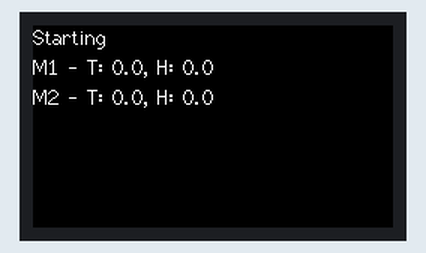
A sketch run on a simulated ESP32. Parts: 240×135 colour display. Random numbers use the default seed unless the sketch sets one; what the sketch prints to the serial monitor is not drawn.

Above: at 0.3 s.

The sketch:

stick28code.ino
```cpp
// /*
//   Rui Santos
//   Complete project details at https://RandomNerdTutorials.com/esp-now-two-way-communication-esp32/

//   Permission is hereby granted, free of charge, to any person obtaining a copy
//   of this software and associated documentation files.

//   The above copyright notice and this permission notice shall be included in all
//   copies or substantial portions of the Software.
// */

#include <esp_now.h>
#include <WiFi.h>
#include <M5StickCPlus.h>
#include <Wire.h>

//MAC of sticks to send data to
uint8_t broadcastAddress[][6] = {
  {0x4C,0x75,0x25,0xCB,0x94,0xAC}, //17
  {0x4C,0x75,0x25,0xCB,0x8A,0x28}  //23
};

// Define variables to store M5Stick readings to be sent
float temperature;
float humidity;

// Define variables to store incoming readings
float incomingTemp;
float incomingHumidity;

// Variable to store if sending data was successful
String success;

//Structure example to send data
//Must match the receiver structure
typedef struct struct_message {
    float temp;
    float humidity;
} struct_message;

// Create a struct_message called SensorReadings to hold sensor readings
struct_message SensorReadings;

// Get the count of the array broadcastAddress
int numberOfSticks = sizeof(broadcastAddress) / sizeof(broadcastAddress[0]);

// Declare a pointer to hold incoming sensor readings
struct_message* incomingReadings;

esp_now_peer_info_t peerInfo;

// Callback when data is sent
void OnDataSent(const uint8_t *mac_addr, esp_now_send_status_t status) {
  Serial.print("\r\nLast Packet Send Status:\t");
  Serial.println(status == ESP_NOW_SEND_SUCCESS ? "Delivery Success" : "Delivery Fail");
  if (status == 0){
    success = "Delivery Success :)";
  }
  else{
    success = "Delivery Fail :(";
  }
}

// Callback when data is received
void OnDataRecv(const uint8_t * mac, const uint8_t *incomingData, int len) {
  // Determine which M5Stick sent the data
  int stickIndex = -1;
  for (int i = 0; i < numberOfSticks; i++) {
    if (memcmp(mac, broadcastAddress[i], 6) == 0) {
      stickIndex = i;
      break;
    }
  }

  // If the MAC address matches one of the M5Sticks, store the data in the corresponding slot
  if (stickIndex != -1) {
    memcpy(&incomingReadings[stickIndex], incomingData, sizeof(struct_message));
    Serial.print("Data received from M5Stick ");
    Serial.print(stickIndex + 1);
    Serial.print(": Temperature = ");
    Serial.print(incomingReadings[stickIndex].temp);
    Serial.print(" °C, Humidity = ");
    Serial.print(incomingReadings[stickIndex].humidity);
    Serial.println("%");
  }
}

void setup() {
  // Allocate memory for incomingReadings based on the number of sticks
  incomingReadings = new struct_message[numberOfSticks];

  // Init Serial Monitor
  Serial.begin(115200);

  M5.begin();

  int x = M5.IMU.Init(); //return 0 is ok, return -1 is unknown
  if(x!=0)
    Serial.println("IMU initialisation fail!");

  M5.Lcd.setRotation(3);
  M5.Lcd.fillScreen(BLACK);
  M5.Lcd.setCursor(0, 0, 2);
  M5.Lcd.printf("Starting", 0);

  // Set device as a Wi-Fi Station
  WiFi.mode(WIFI_STA);

  // Init ESP-NOW
  if (esp_now_init() != ESP_OK) {
    Serial.println("Error initializing ESP-NOW");
    return;
  }

  // Once ESPNow is successfully Init, we will register for Send CB to
  // get the status of Transmitted packet
  esp_now_register_send_cb(OnDataSent);

  // Register all peers
  for (int i = 0; i < numberOfSticks; i++) {
    memcpy(peerInfo.peer_addr, broadcastAddress[i], 6);
    peerInfo.channel = 0;
    peerInfo.encrypt = false;

    // Add peer
    if (esp_now_add_peer(&peerInfo) != ESP_OK){
      Serial.println("Failed to add peer");
      return;
    } else {
      Serial.print("M5Stick ");
      Serial.print(i + 1);
      Serial.println(" is registered.");
    }
  }

  // Register for a callback function that will be called when data is received
  esp_now_register_recv_cb(OnDataRecv);
}


// Function to read temperature from M5Stick
float readTemperature() {
  float t;
  M5.IMU.getTempData(&t);
  t = (t - 32.0) * 5.0 / 9.0;
  return t;
}

void loop() {
  getReadings();

  // Set values to send
  SensorReadings.temp = temperature;
  SensorReadings.humidity = humidity;

  // Send message via ESP-NOW to each M5Stick
  for (int i = 0; i < sizeof(broadcastAddress) / sizeof(broadcastAddress[0]); i++) {
    Serial.print("Sending data to M5Stick ");
    Serial.println(i + 1);

    Serial.print("Data sent - T: ");
    Serial.print(SensorReadings.temp);
    Serial.print(", H: ");
    Serial.println(SensorReadings.humidity);

    esp_err_t result = esp_now_send(broadcastAddress[i], (uint8_t *)&SensorReadings, sizeof(SensorReadings));

    if (result == ESP_OK) {
      Serial.println("Sent with success");
    } else {
      Serial.println("Error sending the data");
    }
  }

  updateDisplay();
  delay(5000);
}

// Function to get readings from M5Stick
void getReadings() {
  temperature = readTemperature();
  humidity = random(20, 100); // Random humidity value in the range of 0-25
}

// Function to display the data on LCD
void updateDisplay() {
  for (int i = 0; i < numberOfSticks; i++) {
    M5.Lcd.setCursor(0, 20 + i * 20, 2);
    M5.Lcd.printf("M%d - T: %2.1f, H: %2.1f%", i + 1, incomingReadings[i].temp, incomingReadings[i].humidity);
  }
}
```
